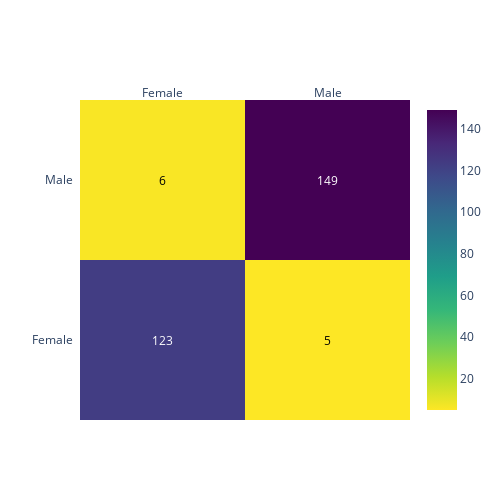

Here is the notebook cell this chart was saved with:
### Code cell
import plotly.figure_factory as ff

z = [[123, 5], [6, 149]]
labels = ["Female", "Male"]
font_colors = ['black', 'white']
fig = ff.create_annotated_heatmap(z, labels, labels, showscale=True, colorscale='Viridis', font_colors=font_colors, reversescale=True)
fig.update_layout(
    autosize=False,
    width=500,
    height=500,)
fig.show()

with open('test.json', 'w') as f:
    f.write(fig.to_json())

### Figure 1 — Plotly figure (JSON) as saved in the notebook; plotly's stock layout.template omitted (floating-point values rounded to 4 significant figures)
{"data": [{"colorscale": [[0, "#440154"], [0.1111, "#482878"], [0.2222, "#3e4989"], [0.3333, "#31688e"], [0.4444, "#26828e"], [0.5556, "#1f9e89"], [0.6667, "#35b779"], [0.7778, "#6ece58"], [0.8889, "#b5de2b"], [1, "#fde725"]], "reversescale": true, "showscale": true, "type": "heatmap", "x": ["Female", "Male"], "y": ["Female", "Male"], "z": [[123, 5], [6, 149]]}], "layout": {"annotations": [{"font": {"color": "white"}, "showarrow": false, "text": "123", "x": "Female", "xref": "x", "y": "Female", "yref": "y"}, {"font": {"color": "black"}, "showarrow": false, "text": "5", "x": "Male", "xref": "x", "y": "Female", "yref": "y"}, {"font": {"color": "black"}, "showarrow": false, "text": "6", "x": "Female", "xref": "x", "y": "Male", "yref": "y"}, {"font": {"color": "white"}, "showarrow": false, "text": "149", "x": "Male", "xref": "x", "y": "Male", "yref": "y"}], "autosize": false, "height": 500, "width": 500, "xaxis": {"dtick": 1, "gridcolor": "rgb(0, 0, 0)", "side": "top", "ticks": ""}, "yaxis": {"dtick": 1, "ticks": "", "ticksuffix": "  "}}}
